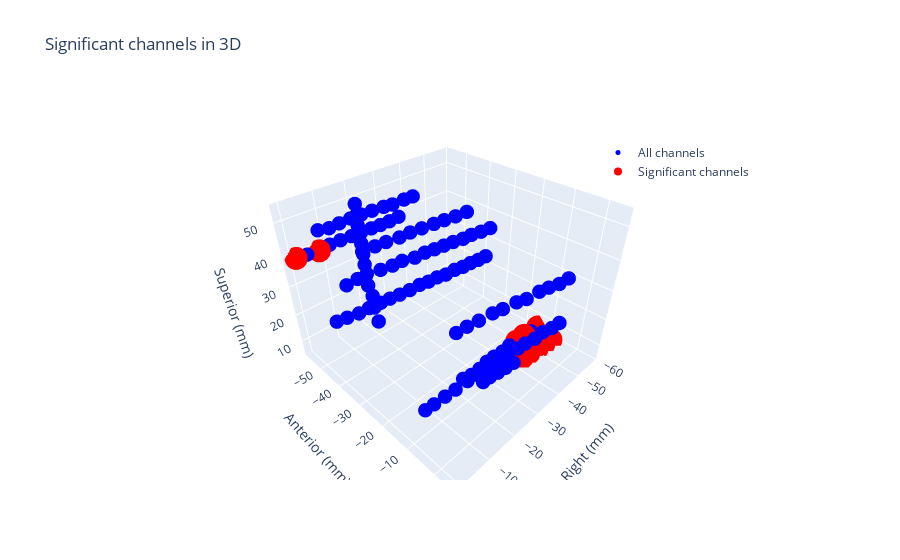

Source (notebook cell):
### Code cell
#Crisis at the time 
t=29
data=data_lgamma_norm

crisis_mat=data[t,:,:]
significant_channels = np.argsort(np.sum(np.abs(crisis_mat), axis=1))[-10:]  # Top 5 channels

print('Significant channels:', significant_channels)
print('Significant channels names:', [ch_names[i] for i in significant_channels])

# Prepare data for all channels (blue) and significant channels (red)
all_channels_trace = go.Scatter3d(
    x=xyz_loc['r'], y=xyz_loc['a'], z=xyz_loc['s'],
    mode='markers',
    marker=dict(size=5, color='blue'),
    text=[label[3:].lower() for label in xyz_loc['label']],  # Remove "EEG" and lowercase labels
    name='All channels'
)

significant_channels_trace = go.Scatter3d(
    x=xyz_loc['r'][significant_channels], 
    y=xyz_loc['a'][significant_channels], 
    z=xyz_loc['s'][significant_channels],
    mode='markers',
    marker=dict(size=8, color='red'),
    text=[label[3:].lower() for label in xyz_loc['label'][significant_channels]],
    name='Significant channels'
)

# Create layout
layout = go.Layout(
    scene=dict(
        xaxis=dict(title='Right (mm)'),
        yaxis=dict(title='Anterior (mm)'),
        zaxis=dict(title='Superior (mm)'),
    ),
    title='Significant channels in 3D',
    legend=dict(x=0.7, y=0.9)
)

# Create the figure and add both traces
fig = go.Figure(data=[all_channels_trace, significant_channels_trace], layout=layout)

# Show the plot
fig.show()

### Figure 1 — Plotly figure (JSON) as saved in the notebook; plotly's stock layout.template omitted (floating-point values rounded to 4 significant figures)
{"data": [{"marker": {"color": "blue", "size": 5}, "mode": "markers", "name": "All channels", "text": [" n1", " n2", " n3", " n4", " n5", " n6", " n7", " n8", " n9", " n10", " n11", " cc1", " cc2", " cc3", " cc4", " cc5", " cc6", " cc7", " cc8", " cc9", " cc10", " cc11", " cc12", " cc13", " cc14", " cc15", " m1", " m2", " m3", " m4", " m5", " m6", " m7", " m8", " m9", " m10", " sc1", " sc2", " sc3", " sc4", " sc5", " sc6", " sc7", " sc8", " sc9", " sc10", " sc11", " sc12", " sc13", " sc14", " sc15", " lp1 ", " lp2 ", " lp3 ", " lp4 ", " lp5 ", " lp6 ", " lp7 ", " lp8 ", " lp9 ", " lp10 ", " y1 ", " y2 ", " y3 ", " y4 ", " y5 ", " y6 ", " y7 ", " y8 ", " y9 ", " y10 ", " y11 ", " y12 ", " oc1", " oc2", " oc3", " oc4", " oc5", " oc6", " oc7", " oc8", " oc9", " oc10", " op1", " op2", " op3", " op4", " op5", " op6", " op7", " op8", " op9", " op10", " op11", " pi1", " pi2", " pi3", " pi4", " pi5", " pi6", " pi7", " pi8", " pi9", " pi10", " pi11", " pi12", " pi13", " pi14", " pi15", " pi16", " pi17", " pa1", " pa2", " pa3", " pa4", " pa5", " pa6", " pa7", " pa8", " pa9", " pa10", " pa11"], "type": "scatter3d", "x": [-3.076, -5.923, -9.048, -12.83, -15.73, -19.8, -22.99, -27.07, -30.26, -34.03, -37.38, -1.446, -4.113, -7.409, -10.64, -14.4, -17.63, -20.98, -24.22, -27.98, -31.87, -34.56, -38.31, -41.41, -45.16, -48.39, -1.883, -5.199, -8.194, -11.7, -15.06, -18.42, -22.08, -25.29, -28.8, -32.75, 0.2527, -3.074, -5.625, -9.71, -13.21, -16.56, -20.07, -23.86, -27.07, -30.43, -33.93, -37.43, -41.07, -44.72, -48.66, -2.908, -6.1, -9.111, -12.47, -15.83, -19.34, -23.28, -26.34, -30.44, -33.65, 0.3977, -1.121, -2.789, -3.799, -5.686, -6.989, -8.73, -10.47, -12.21, -13.51, -16.13, -17.72, -25.61, -28.57, -31.93, -35.16, -38.67, -42.3, -45.4, -49.44, -52.67, -56.31, -23.81, -26.93, -30.37, -34.15, -37.39, -41.05, -44.69, -47.94, -51.86, -54.97, -58.48, -0.6317, -3.792, -7.424, -10.66, -14.57, -17.67, -21.03, -24.67, -28.31, -31.68, -35.05, -38.54, -42.18, -45.68, -48.92, -52.42, -55.79, -0.7127, -4.038, -7.682, -11.15, -14.73, -18.44, -21.77, -25.49, -28.81, -32.27, -35.86], "y": [1.495, 1.62, 1.916, 2.271, 2.55, 2.936, 3.247, 3.627, 3.933, 4.299, 4.611, -6.739, -6.589, -6.22, -5.856, -5.436, -5.07, -4.687, -4.33, -3.906, -3.461, -3.159, -2.726, -2.384, -1.949, -1.585, -25.64, -25.54, -25.42, -25.01, -25.19, -24.93, -24.67, -24.41, -24.0, -23.89, -30.69, -30.98, -31.07, -30.81, -30.55, -30.87, -30.03, -30.35, -30.09, -29.97, -29.85, -29.44, -29.62, -29.21, -29.1, -45.85, -45.94, -45.93, -45.83, -45.82, -45.81, -45.85, -45.94, -45.83, -45.83, -19.03, -22.4, -25.08, -27.97, -30.85, -33.33, -36.07, -39.1, -41.98, -44.46, -48.03, -51.19, -9.591, -9.664, -9.433, -9.213, -8.976, -8.727, -8.518, -8.241, -8.023, -7.776, -15.58, -15.15, -15.11, -15.55, -15.45, -15.08, -15.38, -15.0, -15.04, -14.66, -14.43, -40.24, -40.14, -39.86, -39.62, -39.33, -39.1, -38.85, -38.58, -38.31, -38.06, -37.81, -37.54, -37.27, -37.01, -36.77, -36.51, -36.26, -56.79, -56.7, -56.59, -56.51, -56.41, -56.31, -56.21, -56.11, -56.02, -55.93, -55.83], "z": [46.5, 46.46, 46.33, 46.27, 45.94, 45.73, 45.09, 45.17, 44.83, 44.19, 44.28, 18.77, 18.77, 19.12, 19.34, 19.83, 19.91, 19.86, 20.49, 20.7, 20.64, 20.87, 20.54, 21.17, 20.7, 20.92, 53.66, 53.67, 53.61, 53.55, 53.48, 53.41, 53.34, 53.28, 53.22, 53.14, 43.45, 43.51, 43.35, 43.11, 42.9, 42.69, 42.49, 42.26, 42.07, 41.87, 41.66, 41.45, 41.23, 41.01, 40.77, 50.88, 50.24, 50.5, 50.71, 50.66, 50.6, 50.39, 50.06, 50.27, 50.21, 39.51, 40.74, 41.73, 42.77, 43.84, 44.74, 45.76, 46.87, 47.93, 48.84, 50.16, 51.32, 7.995, 7.689, 7.297, 7.11, 6.919, 6.59, 6.54, 6.07, 6.017, 5.824, 6.173, 5.887, 5.896, 5.899, 5.909, 5.923, 5.928, 5.941, 5.951, 5.963, 5.975, 26.65, 26.24, 25.85, 26.07, 26.0, 25.95, 25.76, 25.71, 25.92, 25.59, 25.67, 25.21, 25.42, 25.1, 25.18, 24.99, 25.07, 39.1, 38.92, 38.67, 39.25, 39.32, 39.26, 39.2, 39.27, 39.21, 39.29, 39.61]}, {"marker": {"color": "red", "size": 8}, "mode": "markers", "name": "Significant channels", "text": [" pa3", " op8", " oc6", " op9", " oc7", " oc9", " op11", " oc8", " oc10", " pa1"], "type": "scatter3d", "x": [-7.682, -47.94, -42.3, -51.86, -45.4, -52.67, -58.48, -49.44, -56.31, -0.7127], "y": [-56.59, -15.0, -8.727, -15.04, -8.518, -8.023, -14.43, -8.241, -7.776, -56.79], "z": [38.67, 5.941, 6.59, 5.951, 6.54, 6.017, 5.975, 6.07, 5.824, 39.1]}], "layout": {"legend": {"x": 0.7, "y": 0.9}, "scene": {"xaxis": {"title": {"text": "Right (mm)"}}, "yaxis": {"title": {"text": "Anterior (mm)"}}, "zaxis": {"title": {"text": "Superior (mm)"}}}, "title": {"text": "Significant channels in 3D"}}}
